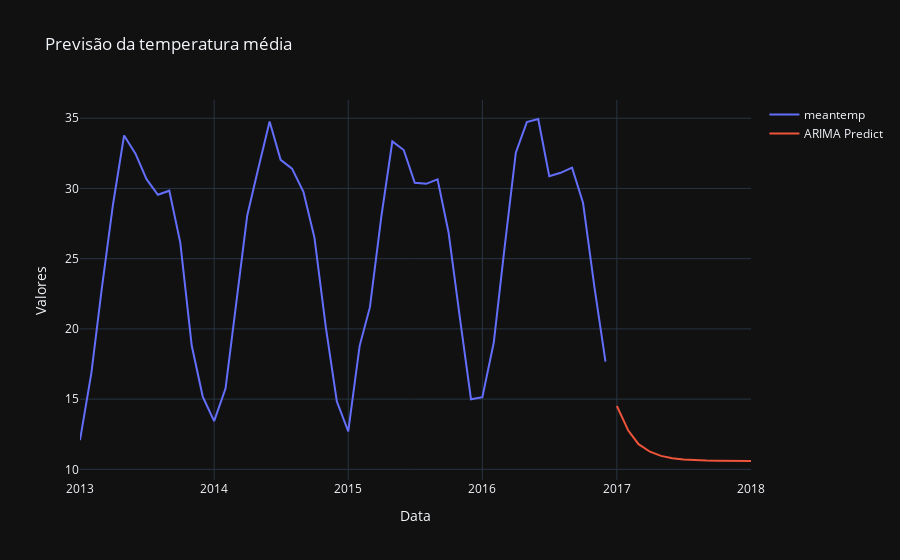

Notebook code cell kept with this figure:
### Code cell
trace1 = go.Scatter(x=dataframe.index, y=dataframe['meantemp'], mode='lines', name='meantemp')
trace2 = go.Scatter(x=predict.index, y=predict.values, mode='lines', name='ARIMA Predict')

# Configurar layout do gráfico
layout = go.Layout(
    title='Previsão da temperatura média',
    xaxis=dict(title='Data'),
    yaxis=dict(title='Valores'),
    template='plotly_dark'
)

# Criar figura
fig = go.Figure(data=[trace1, trace2], layout=layout)

# Mostrar gráfico
fig.show()

### Figure 1 — Plotly figure (JSON) as saved in the notebook; plotly's stock layout.template omitted (floating-point values rounded to 4 significant figures)
{"data": [{"mode": "lines", "name": "meantemp", "x": ["2013-01", "2013-02", "2013-03", "2013-04", "2013-05", "2013-06", "2013-07", "2013-08", "2013-09", "2013-10", "2013-11", "2013-12", "2014-01", "2014-02", "2014-03", "2014-04", "2014-05", "2014-06", "2014-07", "2014-08", "2014-09", "2014-10", "2014-11", "2014-12", "2015-01", "2015-02", "2015-03", "2015-04", "2015-05", "2015-06", "2015-07", "2015-08", "2015-09", "2015-10", "2015-11", "2015-12", "2016-01", "2016-02", "2016-03", "2016-04", "2016-05", "2016-06", "2016-07", "2016-08", "2016-09", "2016-10", "2016-11", "2016-12"], "y": [12.07, 16.87, 22.81, 28.9, 33.78, 32.48, 30.66, 29.55, 29.84, 26.13, 18.81, 15.18, 13.43, 15.75, 21.59, 28.06, 31.41, 34.77, 32.03, 31.41, 29.76, 26.5, 20.1, 14.82, 12.71, 18.79, 21.55, 28.0, 33.35, 32.74, 30.41, 30.33, 30.65, 26.87, 20.75, 14.99, 15.14, 19.03, 25.7, 32.55, 34.73, 34.95, 30.88, 31.12, 31.48, 28.96, 22.96, 17.67], "type": "scatter"}, {"mode": "lines", "name": "ARIMA Predict", "x": ["2017-01-01T00:00:00", "2017-02-01T00:00:00", "2017-03-01T00:00:00", "2017-04-01T00:00:00", "2017-05-01T00:00:00", "2017-06-01T00:00:00", "2017-07-01T00:00:00", "2017-08-01T00:00:00", "2017-09-01T00:00:00", "2017-10-01T00:00:00", "2017-11-01T00:00:00", "2017-12-01T00:00:00", "2018-01-01T00:00:00"], "y": [14.51, 12.76, 11.79, 11.25, 10.96, 10.79, 10.7, 10.65, 10.62, 10.61, 10.6, 10.59, 10.59], "type": "scatter"}], "layout": {"title": {"text": "Previsão da temperatura média"}, "xaxis": {"title": {"text": "Data"}}, "yaxis": {"title": {"text": "Valores"}}}}
